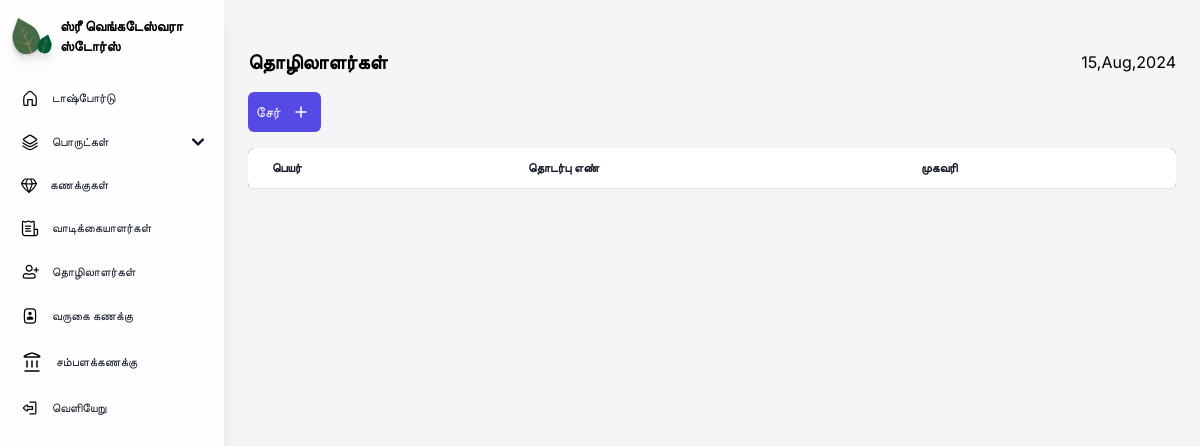
/laborbook/, run on an earlier commit of the app's database.
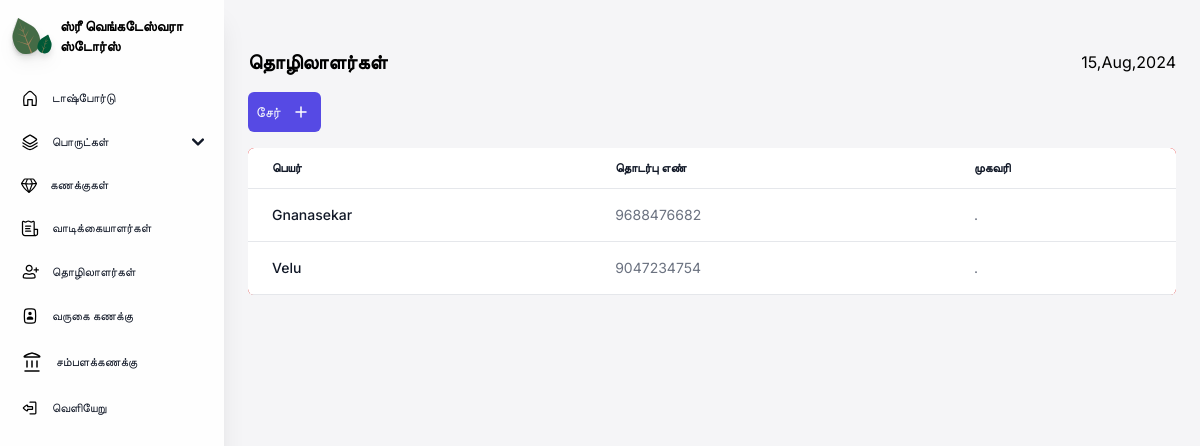
And on a later commit of the database.
### core/models.py (models this page shows, shortened)
class labor(models.Model):
    laborname = models.CharField(max_length=50)
    contactnumber = models.CharField(max_length=20)
    address = models.TextField()
    salarystatus = models.BooleanField(default=False)
    day_wage = models.PositiveIntegerField(blank=True)
    salary_amount = models.PositiveBigIntegerField(blank=True) #Remove these and link with salary management fields

### core/views.py (the view)
# urls.py: path('laborbook/', cvs.laborbook),
def laborbook(request):
    labors = labor.objects.all()
    return render(request, "core/laborbook.html", {'labors': labors})

### core/templates/core/laborbook.html (shortened to what this page needs)
{% load static %}
{% load static tailwind_tags%}
<!DOCTYPE html>
<html lang="en">
<head>
    <link href="https://cdnjs.cloudflare.com/ajax/libs/flowbite/2.3.0/flowbite.min.css" rel="stylesheet" />
    {% tailwind_css %}
</head>
<body class="font-inter bg-[#F5F5F7] max-w-full h-[100%]">
<section class="sm:ml-56 px-6 pb-4 max-w-full min-h-[100%]">
    <div class="relative">
    {% include 'core/navigation.html' %}
    </div>
    <div class="flex justify-between w-full items-center sm:mt-12 mt-6">
        <div>
            <p class="font-inter font-semibold text-xl">தொழிலாளர்கள்</p>
        </div>
        <div class="items-center gap-4 hidden sm:flex">
            <p class="date"></p>
        </div>
    </div>
    <main class="mt-4 min-w-full h-full">
    <div class="flex justify-between mt-2 items-center gap-2 flex-wrap">
    <div class="flex gap-2">
        <a href="/addlabor">
        <button class="px-2 py-2 bg-[#564AE4] flex items-center rounded-md gap-2 text-slate-50 text-sm">
            சேர்
            <img src="{% static  'images/Plus.svg' %}" alt="plus">
        </button>
        </a>
    </div>
    </div>
        <div class="relative max-w-[100%] min-h-full overflow-x-scroll mt-4 rounded-md bg-red-500">
            <table class="text-sm text-left min-h-full text-gray-500 bg-white dark:text-gray-400 rounded-md shadow-md overflow-x-auto w-full">
                <thead class="border-b text-xs text-gray-900 uppercase dark:text-gray-400">
                    <tr>
                        <th scope="col" class="px-6 py-3">
                            பெயர்
                        </th>
                        <th scope="col" class="px-6 py-3">
                            தொடர்பு எண்
                        </th>
                        <th scope="col" class="px-6 py-3">
                            முகவரி
                        </th>
                    </tr>
                </thead>
                <tbody>
                    {% for labor in labors %}
                    <tr class="border-b">
                        <th scope="row" class="px-6 py-4 font-medium text-gray-900 whitespace-nowrap">
                            <a href="{% url 'editlabor' labor.id%}">
                                {{labor.laborname}}
                            </a>
                        </th>
                        <td class="px-6 py-4">
                            {{labor.contactnumber}}
                        </td>
                        <td class="px-6 py-4">
                            {{labor.address}}
                        </td>
                        {% endfor %}
                    </tr>
                </tbody>
            </table>
        </div>
    </main>
</section>
</body>
</html>

What changed in the data, as far as the page shows it:
added labor: laborname "Gnanasekar", contactnumber "9688476682", address "."
added labor: laborname "Velu", contactnumber "9047234754", address "."
